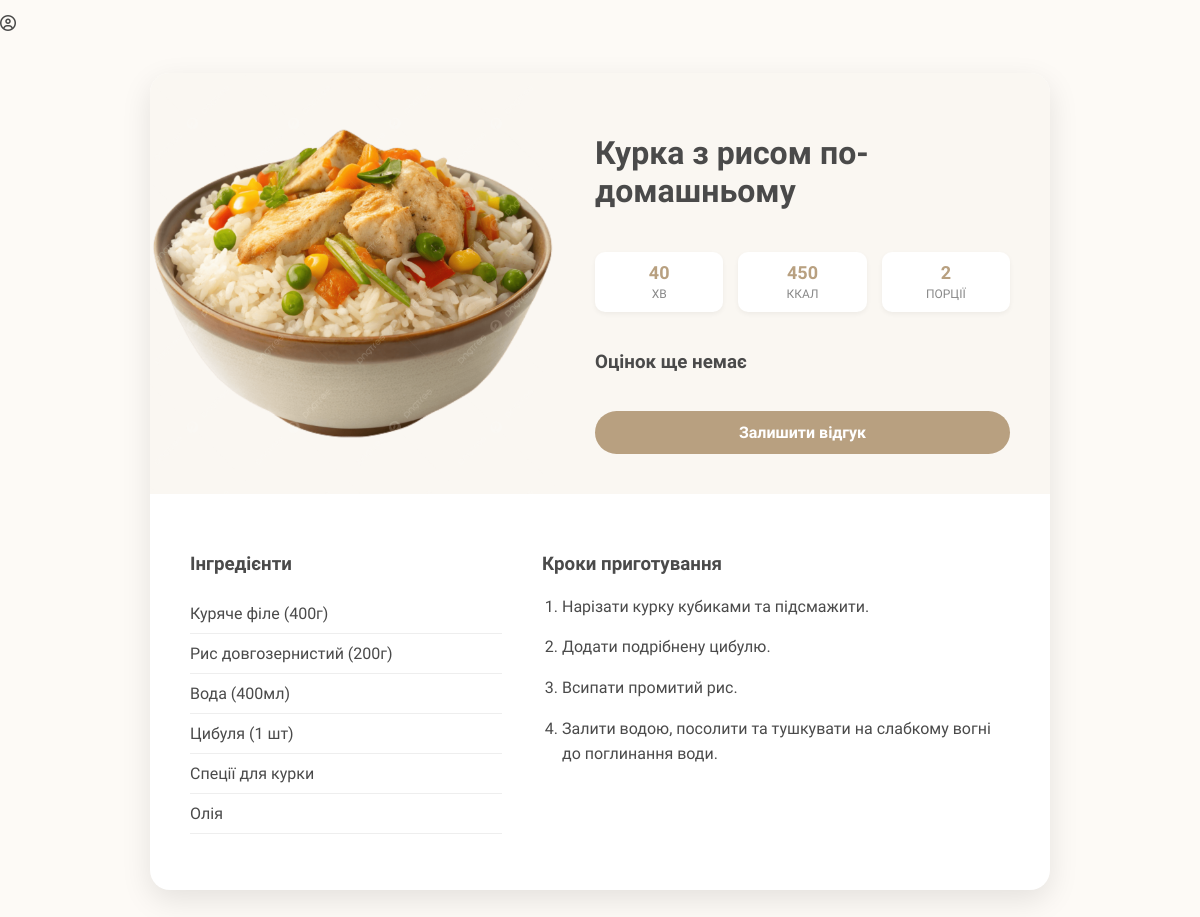
The page /recipe/2 (lower part) on the database as committed earlier.
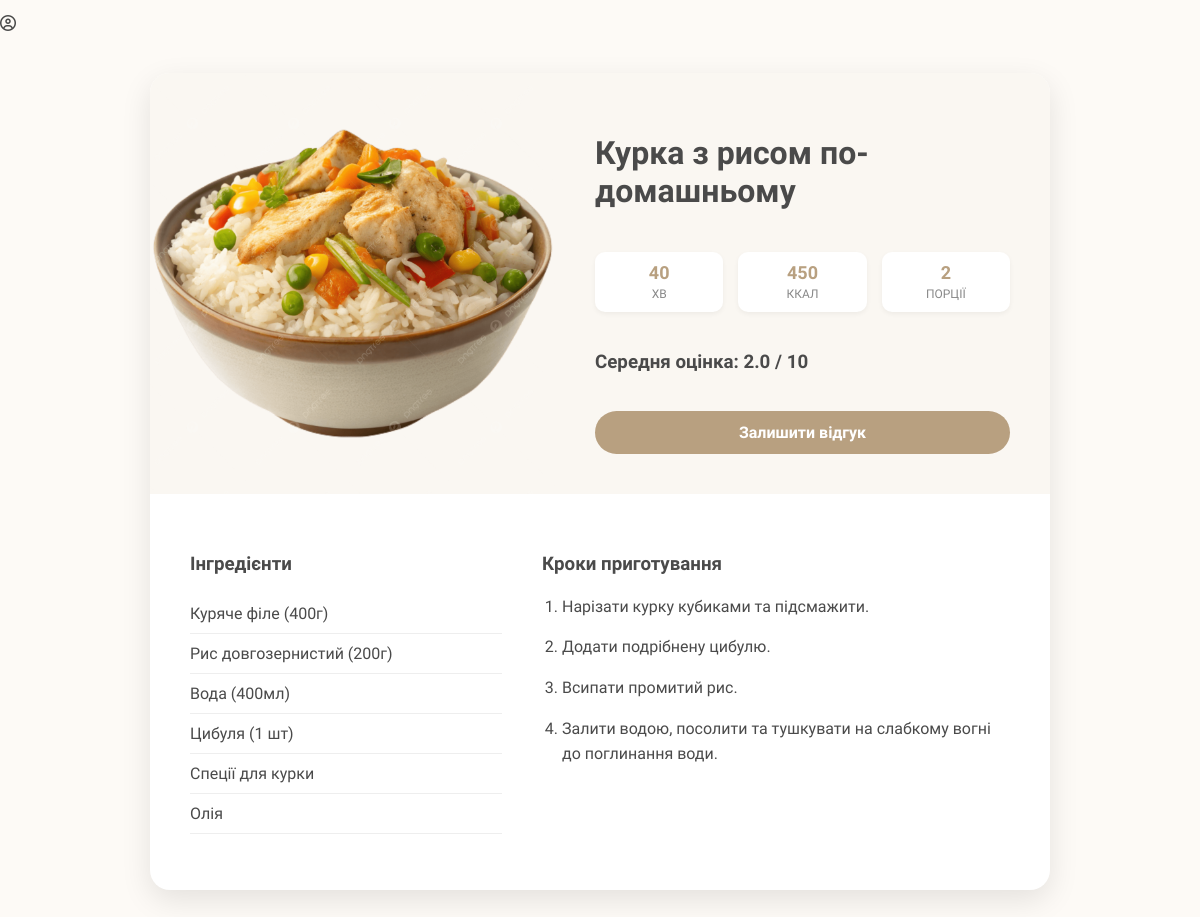
The same page on the database as committed later.
### models.py (models this page shows)
class Dish(Base):
    __tablename__ = "dishes"
    id = Column(Integer, primary_key=True, index=True)
    name = Column(String, index=True, nullable=False)
    image = Column(String, default="borsch.jpg")
    ingredients = Column(Text, nullable=False)
    steps = Column(Text, nullable=False)
    calories = Column(Integer, nullable=False)
    cooking_time = Column(Integer, nullable=False)
    servings = Column(Integer, default=4)
    rating = Column(Float, default=0.0)
    reviews = relationship("Review", back_populates="dish")

### main.py (the view)
@app.get("/recipe/{dish_id}")
async def recipe_page(request: Request, dish_id: int, db: Session = Depends(get_db)):
    user = get_current_user(request, db)
    dish = db.query(models.Dish).filter(models.Dish.id == dish_id).first()
    if not dish:
        return RedirectResponse(url="/", status_code=303)
    ingredients_list = [i.strip() for i in dish.ingredients.split('\n') if i.strip()]
    steps_list = [s.strip() for s in dish.steps.split('\n') if s.strip()]
    reviews = db.query(models.Review).filter(models.Review.dish_id == dish_id).all()
    return templates.TemplateResponse("recipe.html", {
        "request": request,
        "user": user,
        "dish": dish,
        "ingredients": ingredients_list,
        "steps": steps_list,
        "reviews": reviews
    })

### templates/recipe.html (shortened to what this page needs)
{% extends "base.html" %}
{% block content %}
<div class="recipe-container">
    <div class="recipe-header">
        <img src="{{ url_for('static', path='images/' + dish.image) }}" alt="{{ dish.name }}" class="recipe-image">
        <div class="recipe-header-info">
            <h1>{{ dish.name }}</h1>
            <div class="recipe-stats">
                <div class="stat-item"><span class="stat-value">{{ dish.cooking_time }}</span><span class="stat-label">хв</span></div>
                <div class="stat-item"><span class="stat-value">{{ dish.calories }}</span><span class="stat-label">ккал</span></div>
                <div class="stat-item"><span class="stat-value">{{ dish.servings }}</span><span class="stat-label">порції</span></div>
            </div>
            <h3>
                {% if dish.rating > 0 %}
                    Середня оцінка: {{ dish.rating }} / 10
                {% else %}
                    Оцінок ще немає
                {% endif %}
            </h3>
            <a href="/recipe/{{ dish.id }}/review" class="btn-review">Залишити відгук</a>
        </div>
    </div>
    <div class="recipe-body">
        <div>
            <h3>Інгредієнти</h3>
            <ul class="ingredients-list">
                {% for item in ingredients %}
                    {% if item.strip() %}<li>{{ item.strip() }}</li>{% endif %}
                {% endfor %}
            </ul>
        </div>
        <div>
            <h3>Кроки приготування</h3>
            <ol class="steps-list">
                {% for step in steps %}
                    {% if step.strip() %}
                        <li>{{ step.strip() }}</li>
                    {% endif %}
                {% endfor %}
            </ol>
        </div>
    </div>
</div>
{% endblock %}

Rows that differ between the two databases and show on the page:
changed Dish "Курка з рисом по-домашньому": rating (not shown) → "2.0"
Other text that changed with them:
text no longer shown: "Оцінок ще немає"
text now shown: "Середня оцінка: / 10"
